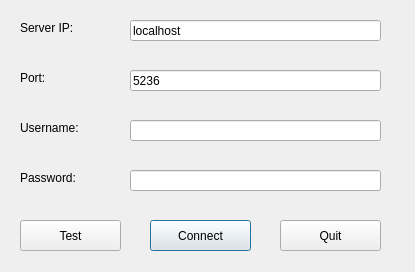
<?xml version="1.0" encoding="UTF-8"?>
<ui version="4.0">
 <class>Dialog</class>
 <widget class="QDialog" name="Dialog">
  <property name="geometry">
   <rect>
    <x>0</x>
    <y>0</y>
    <width>415</width>
    <height>272</height>
   </rect>
  </property>
  <property name="windowTitle">
   <string>Connect to DM</string>
  </property>
  <widget class="QLineEdit" name="lineEditHost">
   <property name="geometry">
    <rect>
     <x>130</x>
     <y>20</y>
     <width>251</width>
     <height>21</height>
    </rect>
   </property>
   <property name="text">
    <string>localhost</string>
   </property>
  </widget>
  <widget class="QLineEdit" name="lineEditUsername">
   <property name="geometry">
    <rect>
     <x>130</x>
     <y>120</y>
     <width>251</width>
     <height>21</height>
    </rect>
   </property>
   <property name="text">
    <string/>
   </property>
  </widget>
  <widget class="QLineEdit" name="lineEditPassword">
   <property name="geometry">
    <rect>
     <x>130</x>
     <y>170</y>
     <width>251</width>
     <height>21</height>
    </rect>
   </property>
   <property name="inputMask">
    <string/>
   </property>
   <property name="text">
    <string/>
   </property>
   <property name="echoMode">
    <enum>QLineEdit::Password</enum>
   </property>
  </widget>
  <widget class="QLabel" name="userText">
   <property name="geometry">
    <rect>
     <x>20</x>
     <y>120</y>
     <width>101</width>
     <height>16</height>
    </rect>
   </property>
   <property name="text">
    <string>Username:</string>
   </property>
  </widget>
  <widget class="QLabel" name="ipText">
   <property name="geometry">
    <rect>
     <x>20</x>
     <y>20</y>
     <width>111</width>
     <height>16</height>
    </rect>
   </property>
   <property name="text">
    <string>Server IP:</string>
   </property>
  </widget>
  <widget class="QLabel" name="passwdText">
   <property name="geometry">
    <rect>
     <x>20</x>
     <y>170</y>
     <width>101</width>
     <height>16</height>
    </rect>
   </property>
   <property name="text">
    <string>Password:</string>
   </property>
  </widget>
  <widget class="QLabel" name="portText">
   <property name="geometry">
    <rect>
     <x>20</x>
     <y>70</y>
     <width>81</width>
     <height>16</height>
    </rect>
   </property>
   <property name="text">
    <string>Port:</string>
   </property>
  </widget>
  <widget class="QPushButton" name="ConnectButton">
   <property name="geometry">
    <rect>
     <x>150</x>
     <y>220</y>
     <width>101</width>
     <height>31</height>
    </rect>
   </property>
   <property name="sizePolicy">
    <sizepolicy hsizetype="Preferred" vsizetype="Fixed">
     <horstretch>0</horstretch>
     <verstretch>0</verstretch>
    </sizepolicy>
   </property>
   <property name="accessibleDescription">
    <string>Connect to the server</string>
   </property>
   <property name="locale">
    <locale language="C" country="AnyCountry"/>
   </property>
   <property name="text">
    <string>Connect</string>
   </property>
  </widget>
  <widget class="QPushButton" name="TestConnectButton">
   <property name="geometry">
    <rect>
     <x>20</x>
     <y>220</y>
     <width>101</width>
     <height>31</height>
    </rect>
   </property>
   <property name="sizePolicy">
    <sizepolicy hsizetype="Preferred" vsizetype="Fixed">
     <horstretch>0</horstretch>
     <verstretch>0</verstretch>
    </sizepolicy>
   </property>
   <property name="accessibleDescription">
    <string>Connect to the server</string>
   </property>
   <property name="locale">
    <locale language="C" country="AnyCountry"/>
   </property>
   <property name="text">
    <string>Test</string>
   </property>
  </widget>
  <widget class="QPushButton" name="QuitButton">
   <property name="geometry">
    <rect>
     <x>280</x>
     <y>220</y>
     <width>101</width>
     <height>31</height>
    </rect>
   </property>
   <property name="sizePolicy">
    <sizepolicy hsizetype="Preferred" vsizetype="Fixed">
     <horstretch>0</horstretch>
     <verstretch>0</verstretch>
    </sizepolicy>
   </property>
   <property name="accessibleDescription">
    <string>Connect to the server</string>
   </property>
   <property name="locale">
    <locale language="C" country="AnyCountry"/>
   </property>
   <property name="text">
    <string>Quit</string>
   </property>
  </widget>
  <widget class="QLineEdit" name="lineEditPort">
   <property name="geometry">
    <rect>
     <x>130</x>
     <y>70</y>
     <width>251</width>
     <height>21</height>
    </rect>
   </property>
   <property name="text">
    <string>5236</string>
   </property>
  </widget>
 </widget>
 <resources/>
 <connections/>
</ui>
